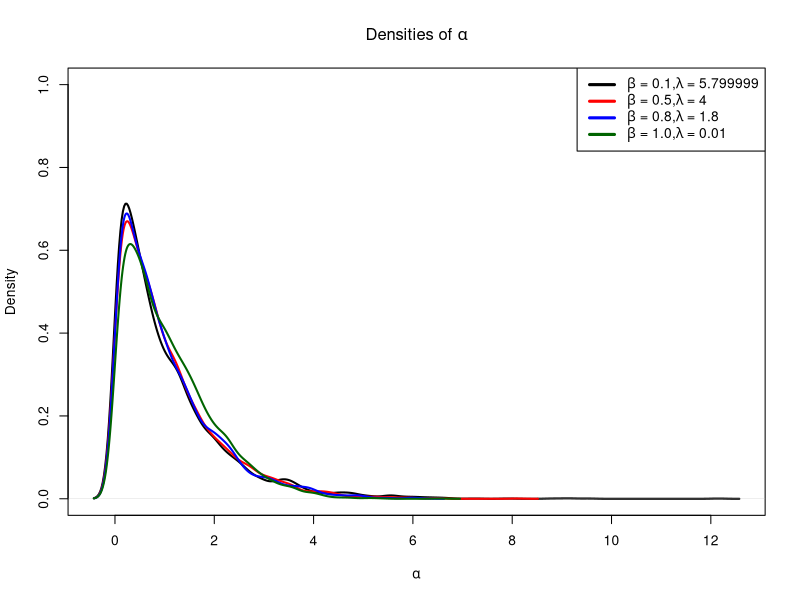

The R source for this figure: (Note: this script raises an error after producing the figure.)
X_data0.1 <- read.csv("Data_Alphas_1_beta0.1_T1_lambda1.4.csv",header = T)
X_data0.5 <- read.csv("Data_Alphas_1_beta0.5_T1_lambda1.2.csv", header = T)
X_data0.8 <- read.csv("Data_Alphas_1_beta0.8_T1_lambda1.05.csv", header = T)
X_data1.0 <- read.csv("Data_Alphas_1_beta1.0_T1_lambda0.75.csv", header = T)

layout(matrix(c(1,1,1,1), nrow = 2, ncol = 2, byrow = TRUE))
plot(density(X_data0.1[,2]),main = expression(paste("Densities of ", alpha)), 
     xlab=expression(alpha), col="black",lwd = 2,ylim=c(0,1))
lines(density(X_data0.5[,2]), col="red",lwd = 2) 
lines(density(X_data0.8[,2]), col="blue",lwd = 2)
lines(density(X_data1.0[,2]), col="darkgreen",lwd = 2)
legend("topright",
       legend = c(expression(paste(beta," = 0.1,",lambda, " = 5.799999")), 
                  expression(paste(beta," = 0.5,",lambda, " = 4")), 
                  expression(paste(beta," = 0.8,",lambda, " = 1.8")), 
                  expression(paste(beta," = 1.0,",lambda, " = 0.01"))),lty = c(1, 1), 
       col = c("black","red","blue","darkgreen"),cex = 1.0,lwd = 3)


plot(alphas[1,],main="Truncated Normal",xlab ="", ylab=expression(alpha))
abline(h=mean_alphas[1], col="red")

quantile(X_data1.0[,2],prob = c(0.025,0.975))
mean(X_data1.0[,2])